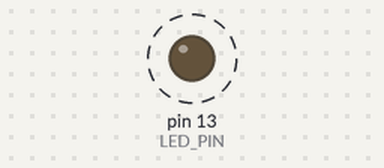
The sketch below on a simulated Arduino Uno, built with avr-gcc and run on an emulated ATmega328P. On the bench: output pins drawn as LEDs (lit = HIGH). Dashed ring = blinking. What the sketch prints to the serial monitor is not drawn.

Above: at 1.0 s.
Timing chart, 0 to 4.7 s (numbered marks = the images above):
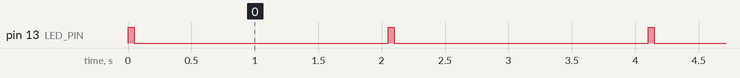

The sketch:

rf_transmitter_pulse.ino
```cpp
#define LED_PIN 13

void lightLed() {
  digitalWrite(LED_PIN, HIGH);
  delay(50);
  digitalWrite(LED_PIN, LOW);
}

void setup() {
  pinMode(LED_PIN, OUTPUT);
  Serial.begin(1200);
}

void loop() {
  Serial.write("test!");
  lightLed();
  delay(2000);
}
```

Measured:
- by itself, pin 13 (LED_PIN): alternates HIGH for 0.05 s and LOW for 2.0 s
